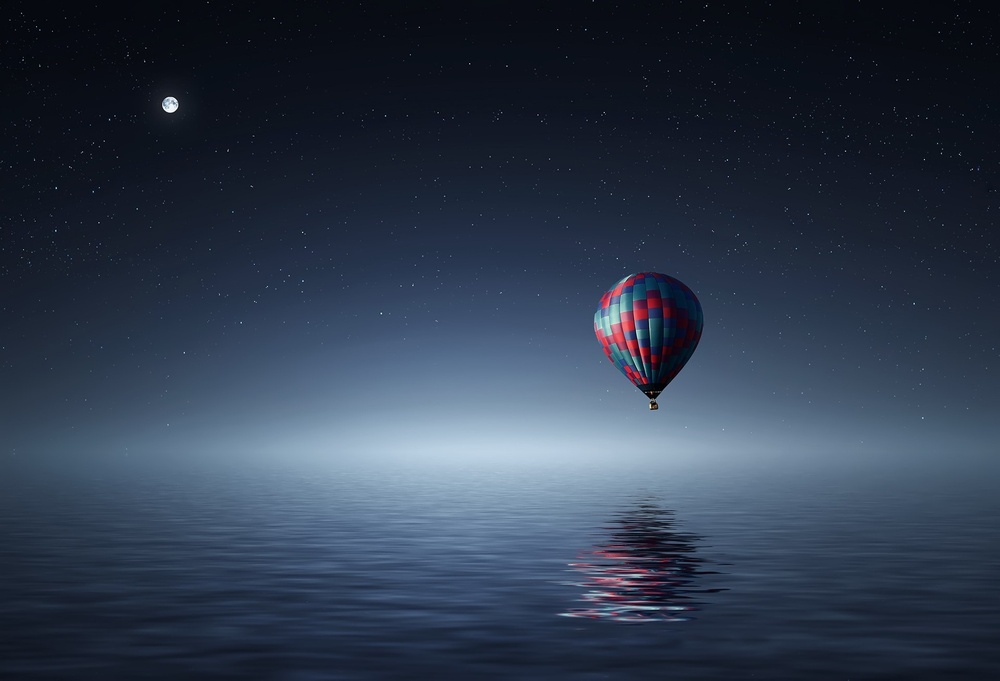
#> input picture balloon.jpg, 1000 x 681 px, shrunk from 1920 x 1307 before the run
$ python treat.py balloon.jpg 5 5
#> lines starting #> are read from the running program, lines starting #| are printed output that depends on the picture; after the words box and inside, x2 and y2 are one past the last pixel; in counts of white or black regions, pixels touching at a corner belong together
from PIL import Image
from skimage import img_as_float
from skimage.segmentation import chan_vese
from scipy import ndimage
import numpy as np
import graph_tool.all as gt
from datetime import datetime
from fractions import Fraction
import math
import sys

import matplotlib.pyplot as plt

# Part of contour-based energy
alpha = 0.5

# Chan-Vese parameters
mu = 0.016
lambda1 = 1.25
lambda2 = 0.75
tolerance=2e-3


def get_node_index(image, x, y):
    return y * image.width + x


def get_gradient_image(image):
    grad_x = ndimage.sobel(image, axis=0, mode='constant')
    grad_y = ndimage.sobel(image, axis=1, mode='constant')


    return np.abs(grad_x) + np.abs(grad_y)


def get_contour_image(image):
    image_flt = img_as_float(image)

    # seems logical for me, since homogenous clusters normally should be with small gradient -> same segment
    init = get_gradient_image(image) / 2000

    # parameters are set to work ok with "plage" and "ouiseau"
    segmentation, _, en = chan_vese(image_flt, mu=mu, lambda1=lambda1, lambda2=lambda2, tol=tolerance,
               max_num_iter=100, dt=0.5, init_level_set=init,
               extended_output=True)

    # it's called cheating
    # in fact the problem is caused by low-contrast images,
    # and algo sometimes swap object and background,
    # so we have to invert it...
    if np.sum(segmentation) > 0.5 * image.width * image.height:
        segmentation = 1 - segmentation

    segmentation = (get_gradient_image(segmentation) > 0)

    return Image.fromarray((segmentation * 255).astype(np.uint8))


def build_graph(image):
    print(datetime.now(), "Size:", image.width, image.height)

    G = gt.Graph()
    G.add_vertex(image.width * image.height + 2)

    return G


# [130 lines left out: functions graph_add_weights, graph_get_border, not called in this run]

def cut_image_x(image, contour):
    out_image = Image.new("L", (image.width - 1, image.height))
    new_contour = Image.new("L", (image.width - 1, image.height))
    print(datetime.now(), "Graph build")
    G = build_graph(image)
    grad = get_gradient_image(image)


    energies = alpha * np.array(contour) + (1 - alpha) * grad

    G = graph_add_weights(G, energies)
    print(datetime.now(), "Graph build end")
    border = graph_get_border(G)

    for width in range(image.width):
        for height in range(image.height):
            if width == border[height]:
                continue

            dest_height = height
            dest_width = width if width < border[height] else width - 1
            out_image.putpixel((dest_width, dest_height), image.getpixel((width, height)))
            new_contour.putpixel((dest_width, dest_height), contour.getpixel((width, height)))

    return out_image, new_contour

# Parameters
# 1 - name of the image to crop
# 2 - crop on aX in pixels
# 3 - crop on aY in pixels

if __name__ == '__main__':
    filename = sys.argv[1]
    steps_x = int(sys.argv[2])
    steps_y = int(sys.argv[3])

    image = Image.open(filename).convert('L')
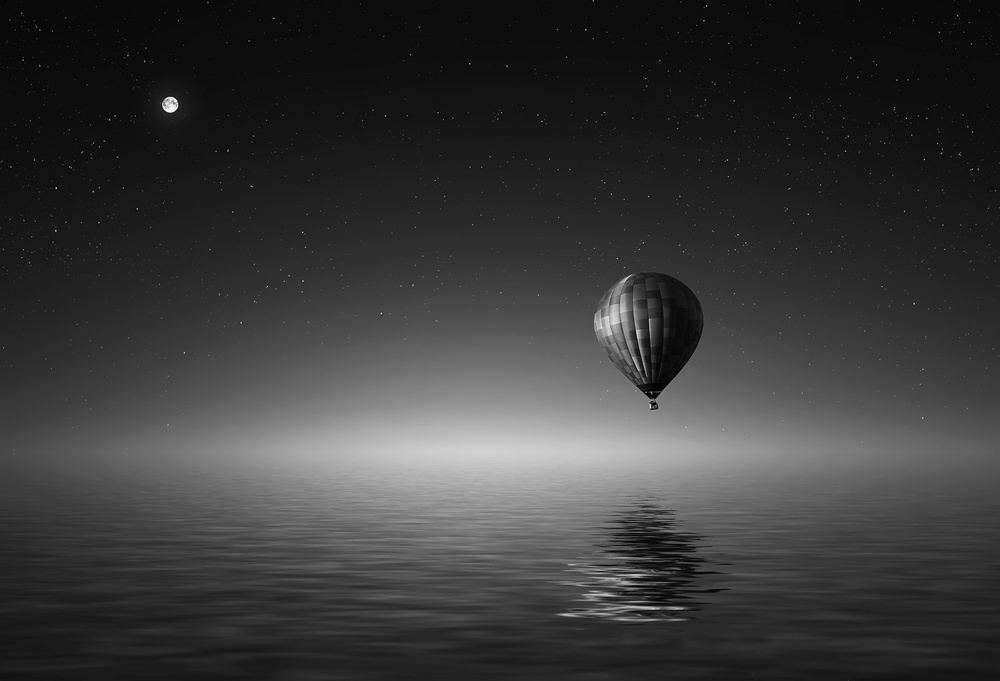
#> image: PIL image 1000x681 L; min 0, max 255, mean 56.8
    contour = get_contour_image(image)
#> in get_gradient_image, `grad_x = ndimage.sobel(image, axis=0, mode='constant')`:
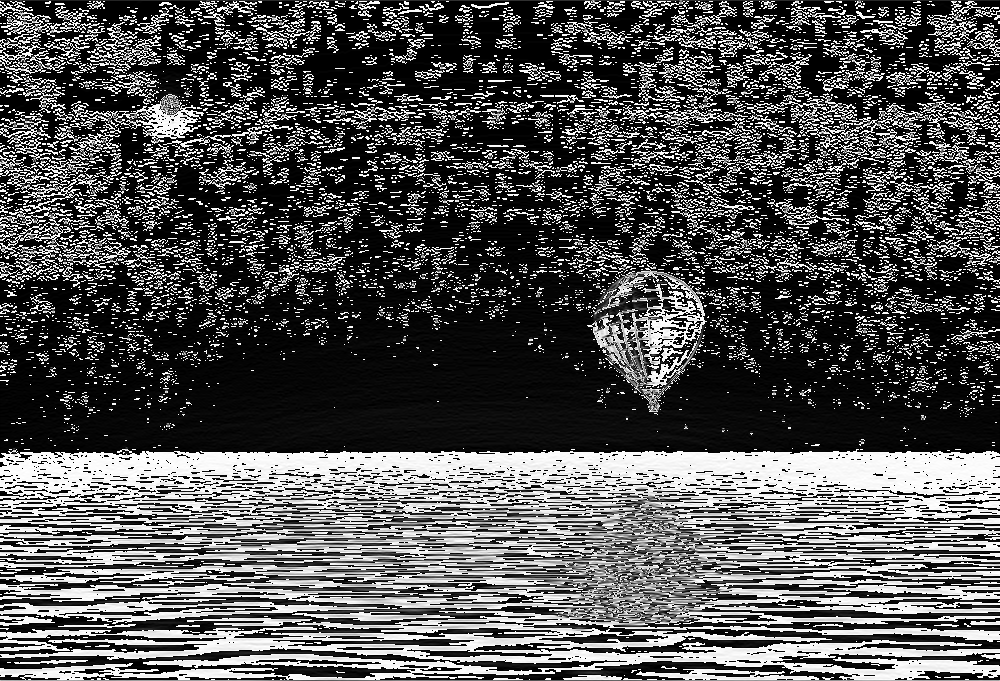
#> grad_x: shape (681, 1000); min 0, max 255, mean 84
#> in get_gradient_image, `grad_y = ndimage.sobel(image, axis=1, mode='constant')`:
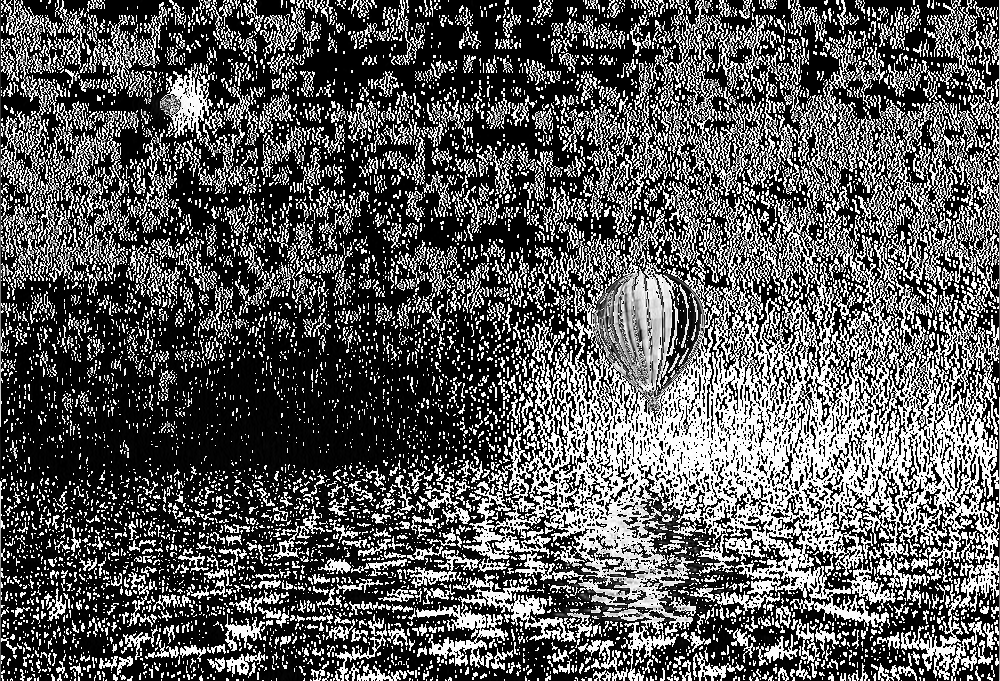
#> grad_y: shape (681, 1000); min 0, max 255, mean 89.7
#> in get_gradient_image, `return np.abs(grad_x) + np.abs(grad_y)`:
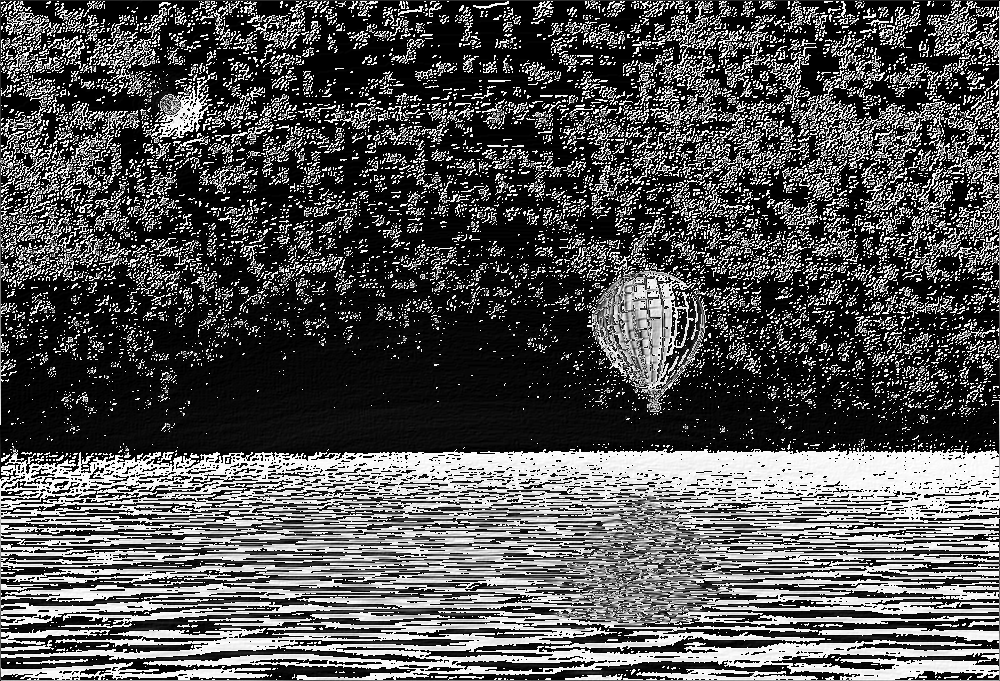
#> returned value: shape (681, 1000); min 0, max 254, mean 84.3
#> in get_contour_image, `segmentation, _, en = chan_vese(image_flt, mu=mu, lambda1=lambda1, lam..`:
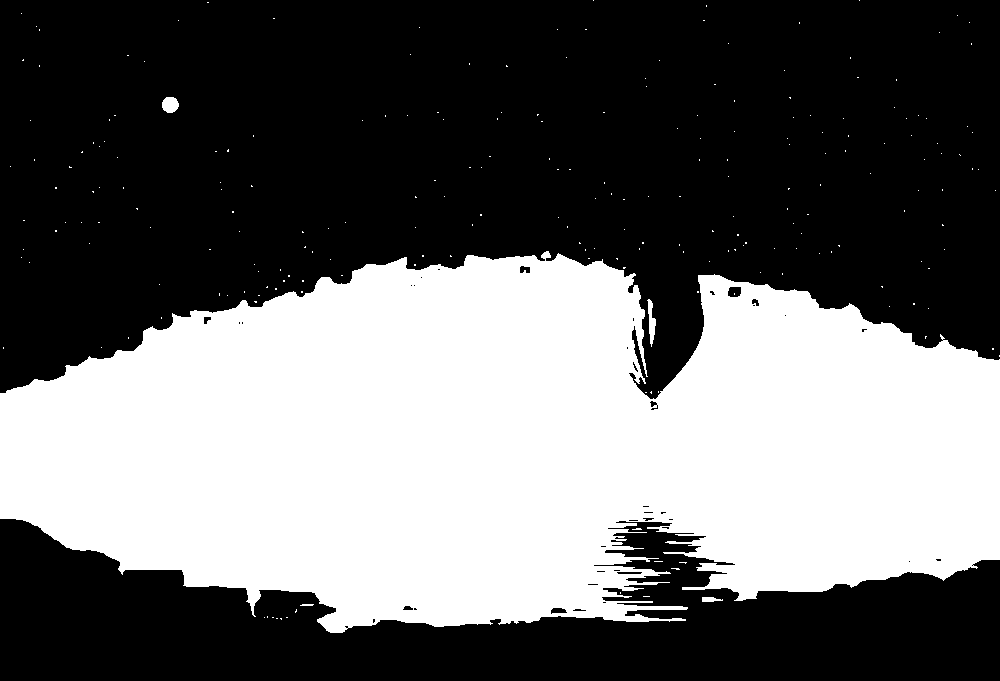
#> segmentation: shape (681, 1000) bool; 40.8% white; 232 white regions (227 under 20 px), largest, box (x1, y1, x2, y2) and area: (0, 251, 1000, 633) 277013, (647, 299, 656, 347) 218, (162, 97, 179, 113) 217, (702, 597, 723, 602) 79, (300, 604, 314, 606) 25
#> in get_contour_image, `segmentation, _, en = chan_vese(image_flt, mu=mu, lambda1=lambda1, lam..`: en = 100 values, max 19856.5 at index 0, min 18157.8 at index 99, mean 19375.9
#> in get_gradient_image (call 2), `grad_x = ndimage.sobel(image, axis=0, mode='constant')`: grad_x: shape (681, 1000) bool; 1.9% white in thin lines or dots
#> in get_gradient_image (call 2), `grad_y = ndimage.sobel(image, axis=1, mode='constant')`: grad_y: shape (681, 1000) bool; 1.4% white in thin lines or dots
#> in get_gradient_image (call 2), `return np.abs(grad_x) + np.abs(grad_y)`:
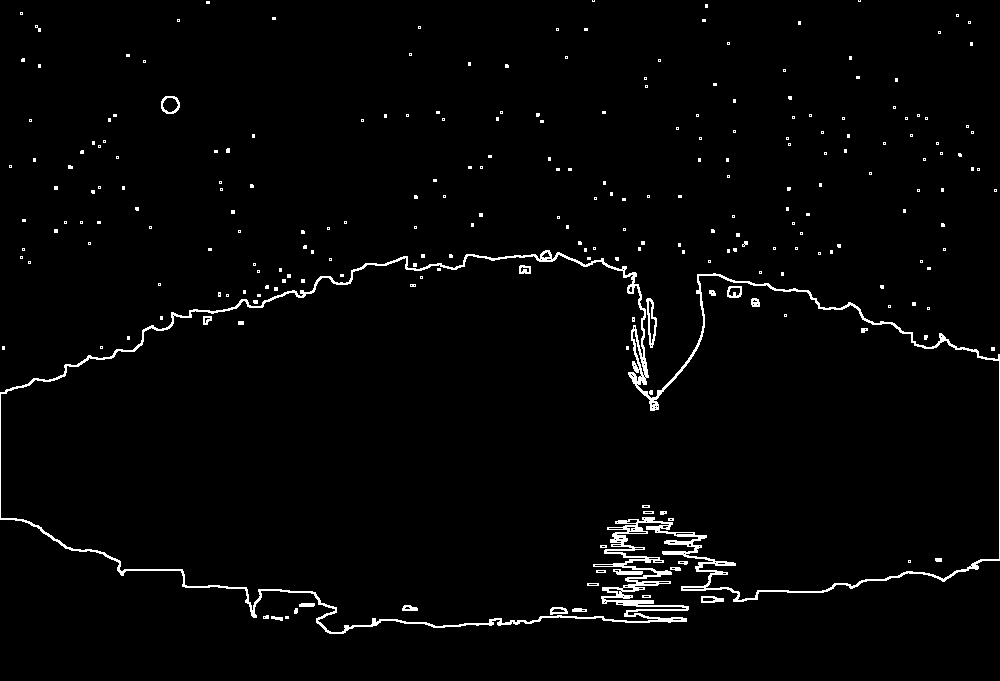
#> returned value: shape (681, 1000) bool; 2.1% white in thin lines or dots
#> in get_contour_image, `return Image.fromarray((segmentation * 255).astype(np.uint8))`: returned value: PIL image 1000x681 L; 2.1% white in thin lines or dots

    plt.imshow(contour)
    plt.show()

    print(f"Cropping {filename} to {image.width - steps_x}x{image.height - steps_y}")
#| Cropping balloon.jpg to 995x676

    start_time = datetime.now()
    operations = []

    # Here goes a bit weird step sequence.
    # The idea is to do as much interleaves of x and y axis seaming

    if steps_y == 0:
        if steps_x == 0:
            exit(0)
        operations = 'x' * steps_x

    elif steps_x == 0:
        operations = 'y' * steps_y

    else:
        # Not the best approach, but it should work
        # in fact it is better to do xyxyxy...
        frac = Fraction(round(steps_x / steps_y, 1)).limit_denominator()
        x_series = math.floor(steps_x / frac.numerator)
        x_left = steps_x - x_series * frac.numerator
        y_series = math.floor(steps_y / frac.denominator)
        y_left = steps_y - x_series * frac.denominator
        operations = ('x' * frac.numerator + 'y' * frac.denominator) * x_series
        operations += 'x' * x_left + 'y' * y_left

        print(f"Steps x:{ frac.numerator}, steps y: {frac.denominator}, series: {x_series}, {y_series}")
        print(f"Steps left: {x_left}, {y_left}")
        print(operations)

    count = 0
    for op in operations:
        # TODO: do not need to rotate for consecutive 'y'-s actually
        if op == 'y':
            image = image.rotate(90, expand=True)
            contour = contour.rotate(90, expand=True)
#> (the run stopped early here; a loop or call above may not have finished)
